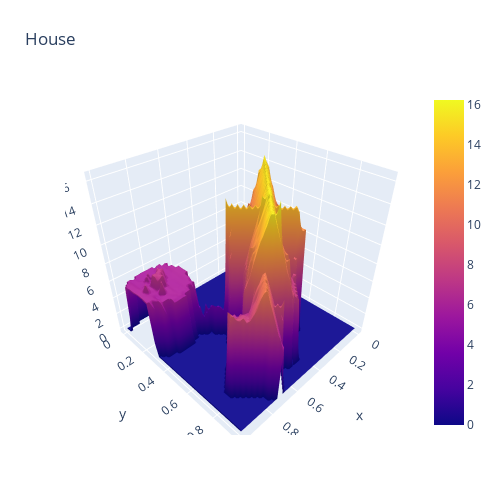

The cell this chart's notebook holds for it:
### Markdown cell above
### plot the elevations

### Code cell
z = chm
sh_0, sh_1 = z.shape
x, y = np.linspace(0, 1, sh_0), np.linspace(0, 1, sh_1)
fig = go.Figure(data=[go.Surface(z=z, x=x, y=y)])
fig.update_layout(title='House', autosize=False,
                  width=500, height=500,
                  margin=dict(l=65, r=50, b=65, t=90))
fig.show()

### Figure 1 — Plotly figure (JSON) as saved in the notebook; plotly's stock layout.template omitted (floating-point values rounded to 4 significant figures; data arrays with more than 128 entries replaced by an {"elided": "..."} marker saying what was removed)
{"data": [{"type": "surface", "x": [0, 0.02083, 0.04167, 0.0625, 0.08333, 0.1042, 0.125, 0.1458, 0.1667, 0.1875, 0.2083, 0.2292, 0.25, 0.2708, 0.2917, 0.3125, 0.3333, 0.3542, 0.375, 0.3958, 0.4167, 0.4375, 0.4583, 0.4792, 0.5, 0.5208, 0.5417, 0.5625, 0.5833, 0.6042, 0.625, 0.6458, 0.6667, 0.6875, 0.7083, 0.7292, 0.75, 0.7708, 0.7917, 0.8125, 0.8333, 0.8542, 0.875, 0.8958, 0.9167, 0.9375, 0.9583, 0.9792, 1], "y": [0, 0.02, 0.04, 0.06, 0.08, 0.1, 0.12, 0.14, 0.16, 0.18, 0.2, 0.22, 0.24, 0.26, 0.28, 0.3, 0.32, 0.34, 0.36, 0.38, 0.4, 0.42, 0.44, 0.46, 0.48, 0.5, 0.52, 0.54, 0.56, 0.58, 0.6, 0.62, 0.64, 0.66, 0.68, 0.7, 0.72, 0.74, 0.76, 0.78, 0.8, 0.82, 0.84, 0.86, 0.88, 0.9, 0.92, 0.94, 0.96, 0.98, 1], "z": {"elided": "49x51 float values"}}], "layout": {"autosize": false, "height": 500, "margin": {"b": 65, "l": 65, "r": 50, "t": 90}, "title": {"text": "House"}, "width": 500}}
